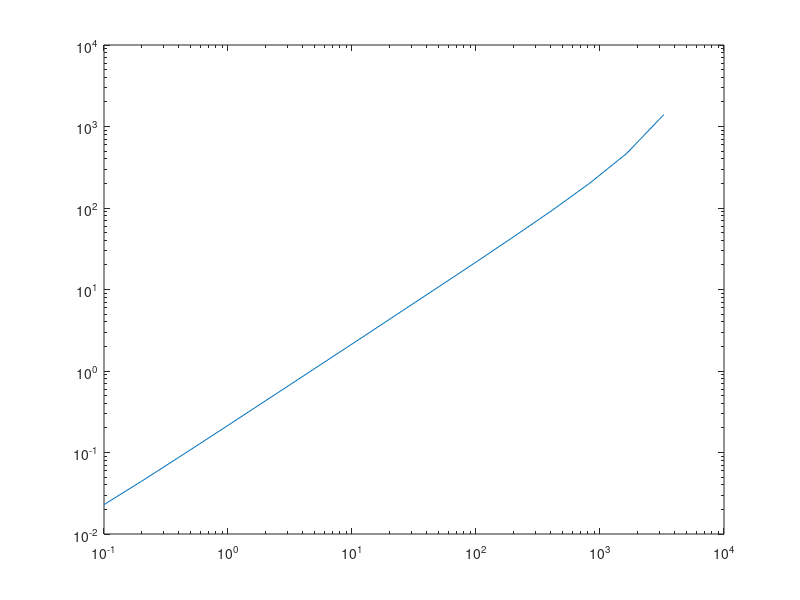

This figure's MATLAB source:
clc
clf 

Dt = 0.22;
Dr = 0.16;
v = 0.5;
dt = 0.1;
rangeMax = 100;

timeSteps = 2^16;
plotTraj = false;

pos = [rand*rangeMax, rand*rangeMax];
dir = rand*2*pi;

posVec = zeros(timeSteps:2);

if plotTraj
subplot(2,1,1)
trajPlot = plot(posVec(1), posVec(2)); 
end

for i = 1:timeSteps
    
    posVec(i,:) = pos;
    
    pos(1,1) = (v*cos(dir)+sqrt(2*Dt)*rand)*dt;
    pos(1,2) = (v*sin(dir)+sqrt(2*Dt)*rand)*dt;
    dir = (sqrt(2*Dr)*rand)*dt;
    
%     if plotTraj
%         set(trajPlot, 'XData', posVec(1), 
    
end

MSD = [];
timeVec = [];

for i = 0:log2(timeSteps)
    
    step = 2^i;
    
    dists = [];
    currPos = 1;
    while(currPos+step <= timeSteps)
        
        xPos = posVec(currPos,1);
        xNext = posVec(currPos+step, 1);
        yPos = posVec(currPos, 2);
        yNext = posVec(currPos+step, 2);
        
        dx = xPos-xNext;
        dy = yPos-yNext;
        
        dists = [dists; dx^2+dy^2];
        
        currPos = currPos+step;
    end
    
    meanDist = mean(dists);
    
    MSD = [MSD; meanDist];
    timeVec = [timeVec; step];
end


timeVec = timeVec*dt;
loglog(timeVec,MSD);





